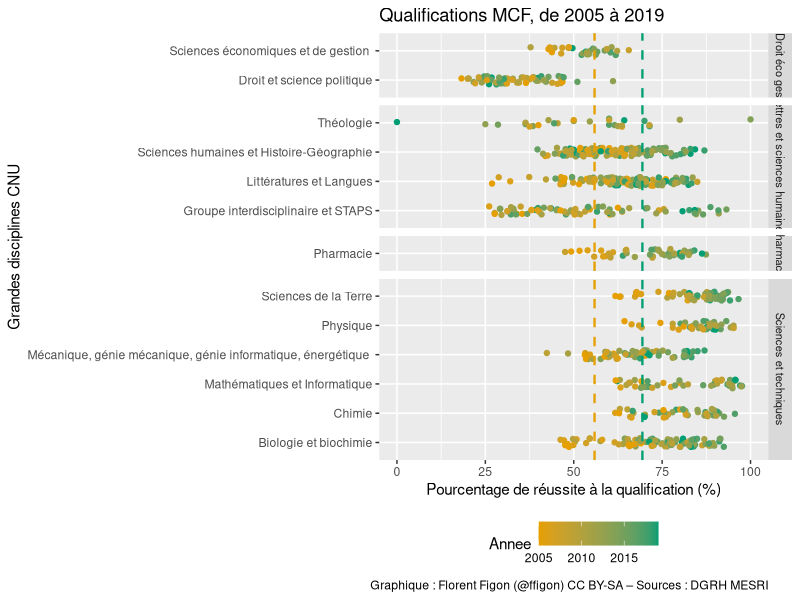
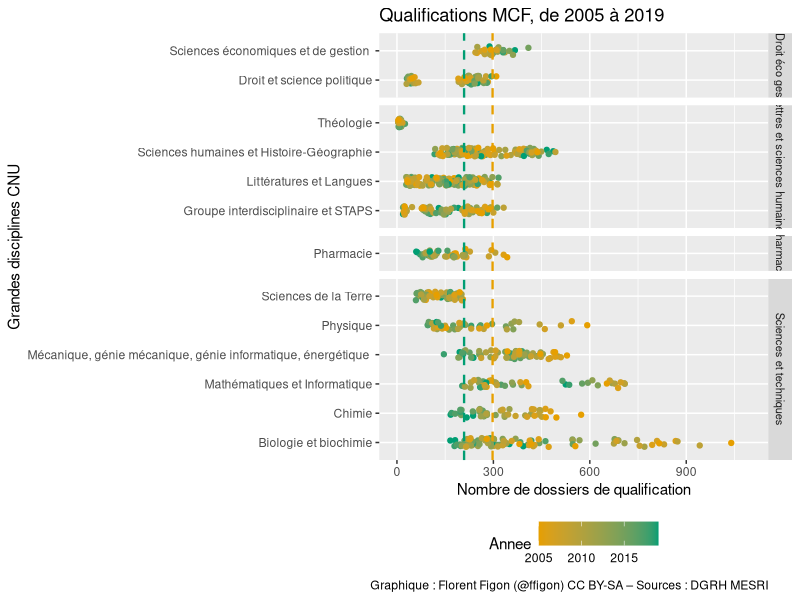
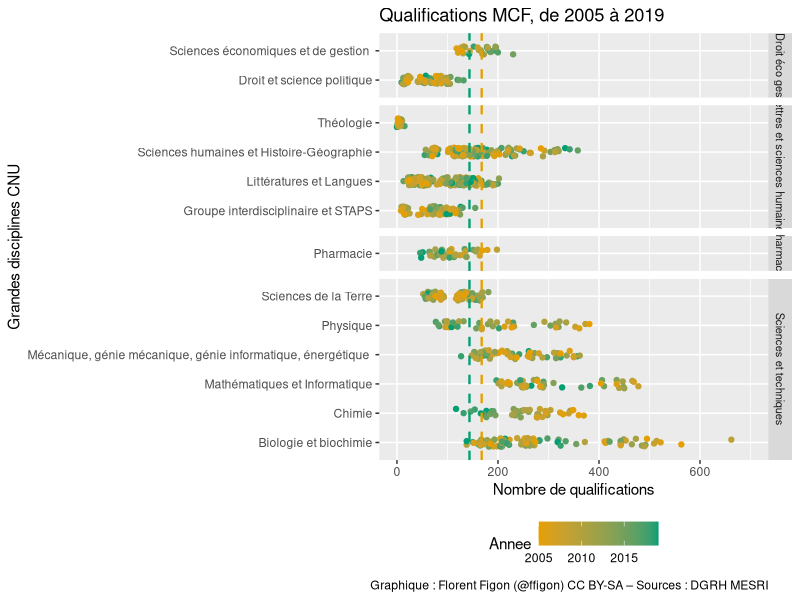

Recreate these plots in R, in order.
## ---- chunk 1
knitr::opts_chunk$set(echo = TRUE)
## ---- chunk 2
library(ggplot2)
library(ggbeeswarm)
library("gridExtra")
data_CNU = read.table("DB_CNU_QualificationRecrutements_20201123.csv", h=T, sep=";")
## ---- chunk 3
colnames(data_CNU)
## ---- chunk 4
tapply(data_CNU$QualificationQualifies.MCF/data_CNU$QualificationDossiers.MCF, data_CNU$Annee, mean, na.rm=T)
## ---- chunk 5
ggplot(data_CNU, aes(x = (QualificationQualifies.MCF/QualificationDossiers.MCF)*100, y = GroupeCNU, color=Annee)) +
  geom_jitter(width = 0, height = 0.15) +
  geom_vline(xintercept=55.88368, linetype="dashed", color = "#E69F00", size=0.8) + 
  geom_vline(xintercept=69.41814, linetype="dashed", color = "#009E73", size=0.8) +
  xlim(0,100) +
  theme(legend.position="bottom") +
  facet_grid(GrandeDisciplineCNU~., scales="free", space="free") +
  theme(strip.text.y = element_text(size = 8)) +
  scale_color_gradient(low="#E69F00", high="#009E73") +
  labs(title="Qualifications MCF, de 2005 à 2019", y ="Grandes disciplines CNU", x = "Pourcentage de réussite à la qualification (%)") +
  labs(caption = "Graphique : Florent Figon (@ffigon) CC BY-SA – Sources : DGRH MESRI")
## ---- chunk 6
tapply(data_CNU$QualificationDossiers.MCF, data_CNU$Annee, mean, na.rm=T)
## ---- chunk 7
ggplot(data_CNU, aes(x = QualificationDossiers.MCF, y = GroupeCNU, color=Annee)) +
  geom_jitter(width = 0, height = 0.15) +
  geom_vline(xintercept=297.5357, linetype="dashed", color = "#E69F00", size=0.8) + 
  geom_vline(xintercept=208.8947, linetype="dashed", color = "#009E73", size=0.8) +
  xlim(0,1100) +
  theme(legend.position="bottom") +
  facet_grid(GrandeDisciplineCNU~., scales="free", space="free") +
  theme(strip.text.y = element_text(size = 8)) +
  scale_color_gradient(low="#E69F00", high="#009E73") +
  labs(title="Qualifications MCF, de 2005 à 2019", y ="Grandes disciplines CNU", x = "Nombre de dossiers de qualification") +
  labs(caption = "Graphique : Florent Figon (@ffigon) CC BY-SA – Sources : DGRH MESRI")
## ---- chunk 8
tapply(data_CNU$QualificationQualifies.MCF, data_CNU$Annee, mean, na.rm=T)
## ---- chunk 9
ggplot(data_CNU, aes(x = QualificationQualifies.MCF, y = GroupeCNU, color=Annee)) +
  geom_jitter(width = 0, height = 0.15) +
  geom_vline(xintercept=167.7500, linetype="dashed", color = "#E69F00", size=0.8) + 
  geom_vline(xintercept=143.5789, linetype="dashed", color = "#009E73", size=0.8) +
  xlim(0,700) +
  theme(legend.position="bottom") +
  facet_grid(GrandeDisciplineCNU~., scales="free", space="free") +
  theme(strip.text.y = element_text(size = 8)) +
  scale_color_gradient(low="#E69F00", high="#009E73") +
  labs(title="Qualifications MCF, de 2005 à 2019", y ="Grandes disciplines CNU", x = "Nombre de qualifications") +
  labs(caption = "Graphique : Florent Figon (@ffigon) CC BY-SA – Sources : DGRH MESRI")
